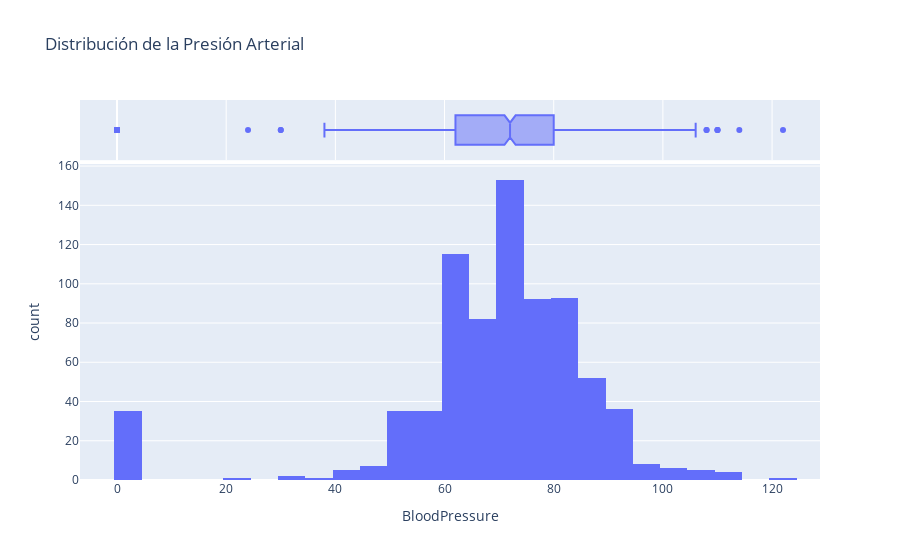

The cell this chart's notebook holds for it:
### Markdown cell above
### Histograma: Distribución de una Variable Numérica
Veamos cómo se distribuye la presión arterial (BloodPressure) en nuestros pacientes.

### Code cell
# Crear un histograma interactivo para la presión arterial
fig = px.histogram(diabetes,
                   x="BloodPressure",
                   nbins=30,
                   title="Distribución de la Presión Arterial",
                   marginal="box") # Añade un boxplot en el margen
fig.show()

### Figure 1 — Plotly figure (JSON) as saved in the notebook; plotly's stock layout.template omitted (floating-point values rounded to 4 significant figures; data arrays with more than 128 entries replaced by an {"elided": "..."} marker saying what was removed)
{"data": [{"bingroup": "x", "hovertemplate": "BloodPressure=%{x}<br>count=%{y}<extra></extra>", "legendgroup": "", "marker": {"color": "#636efa", "pattern": {"shape": ""}}, "name": "", "nbinsx": 30, "orientation": "v", "showlegend": false, "type": "histogram", "x": {"elided": "768 int values"}, "xaxis": "x", "yaxis": "y"}, {"hovertemplate": "BloodPressure=%{x}<extra></extra>", "legendgroup": "", "marker": {"color": "#636efa"}, "name": "", "notched": true, "showlegend": false, "type": "box", "x": {"elided": "768 int values"}, "xaxis": "x2", "yaxis": "y2"}], "layout": {"barmode": "relative", "legend": {"tracegroupgap": 0}, "title": {"text": "Distribución de la Presión Arterial"}, "xaxis": {"anchor": "y", "domain": [0, 1], "title": {"text": "BloodPressure"}}, "xaxis2": {"anchor": "y2", "domain": [0, 1], "matches": "x", "showgrid": true, "showticklabels": false}, "yaxis": {"anchor": "x", "domain": [0, 0.8316], "title": {"text": "count"}}, "yaxis2": {"anchor": "x2", "domain": [0.8416, 1], "matches": "y2", "showgrid": false, "showline": false, "showticklabels": false, "ticks": ""}}}
